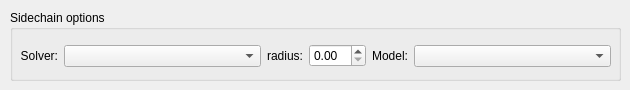
    <widget class="QWidget" name="tab_config">
     <attribute name="title">
      <string>Config</string>
     </attribute>
     <widget class="QGroupBox" name="groupBox_16">
      <property name="geometry">
       <rect>
        <x>10</x>
        <y>10</y>
        <width>611</width>
        <height>71</height>
       </rect>
      </property>
      <property name="title">
       <string>Sidechain options</string>
      </property>
      <widget class="QWidget" name="horizontalLayoutWidget_5">
       <property name="geometry">
        <rect>
         <x>10</x>
         <y>30</y>
         <width>591</width>
         <height>32</height>
        </rect>
       </property>
       <layout class="QHBoxLayout" name="horizontalLayout_57">
        <item>
         <widget class="QLabel" name="label_molecule_2">
          <property name="sizePolicy">
           <sizepolicy hsizetype="Fixed" vsizetype="Fixed">
            <horstretch>0</horstretch>
            <verstretch>0</verstretch>
           </sizepolicy>
          </property>
          <property name="text">
           <string>Solver:</string>
          </property>
          <property name="alignment">
           <set>Qt::AlignRight|Qt::AlignTrailing|Qt::AlignVCenter</set>
          </property>
         </widget>
        </item>
        <item>
         <widget class="QComboBox" name="comboBox_sidechain_solver">
          <property name="sizePolicy">
           <sizepolicy hsizetype="MinimumExpanding" vsizetype="Fixed">
            <horstretch>0</horstretch>
            <verstretch>0</verstretch>
           </sizepolicy>
          </property>
          <property name="minimumSize">
           <size>
            <width>0</width>
            <height>0</height>
           </size>
          </property>
          <property name="maximumSize">
           <size>
            <width>16777215</width>
            <height>16777215</height>
           </size>
          </property>
          <property name="statusTip">
           <string>Sidechain solver. Default: buildin for Dunbrack rotamer library used by PyMOL </string>
          </property>
         </widget>
        </item>
        <item>
         <widget class="QLabel" name="label_molecule_3">
          <property name="sizePolicy">
           <sizepolicy hsizetype="Fixed" vsizetype="Fixed">
            <horstretch>0</horstretch>
            <verstretch>0</verstretch>
           </sizepolicy>
          </property>
          <property name="text">
           <string>radius:</string>
          </property>
          <property name="alignment">
           <set>Qt::AlignRight|Qt::AlignTrailing|Qt::AlignVCenter</set>
          </property>
         </widget>
        </item>
        <item>
         <widget class="QDoubleSpinBox" name="doubleSpinBox_sidechain_solver_radius">
          <property name="sizePolicy">
           <sizepolicy hsizetype="Fixed" vsizetype="Fixed">
            <horstretch>0</horstretch>
            <verstretch>0</verstretch>
           </sizepolicy>
          </property>
          <property name="maximum">
           <double>20.000000000000000</double>
          </property>
         </widget>
        </item>
        <item>
         <widget class="QLabel" name="label_molecule_4">
          <property name="sizePolicy">
           <sizepolicy hsizetype="Fixed" vsizetype="Fixed">
            <horstretch>0</horstretch>
            <verstretch>0</verstretch>
           </sizepolicy>
          </property>
          <property name="text">
           <string>Model:</string>
          </property>
          <property name="alignment">
           <set>Qt::AlignRight|Qt::AlignTrailing|Qt::AlignVCenter</set>
          </property>
         </widget>
        </item>
        <item>
         <widget class="QComboBox" name="comboBox_sidechain_solver_model">
          <property name="sizePolicy">
           <sizepolicy hsizetype="MinimumExpanding" vsizetype="Fixed">
            <horstretch>0</horstretch>
            <verstretch>0</verstretch>
           </sizepolicy>
          </property>
          <property name="minimumSize">
           <size>
            <width>0</width>
            <height>0</height>
           </size>
          </property>
          <property name="maximumSize">
           <size>
            <width>16777215</width>
            <height>16777215</height>
           </size>
          </property>
          <property name="statusTip">
           <string>Sidechain solver options. </string>
          </property>
         </widget>
        </item>
       </layout>
      </widget>
     </widget>
    </widget>
